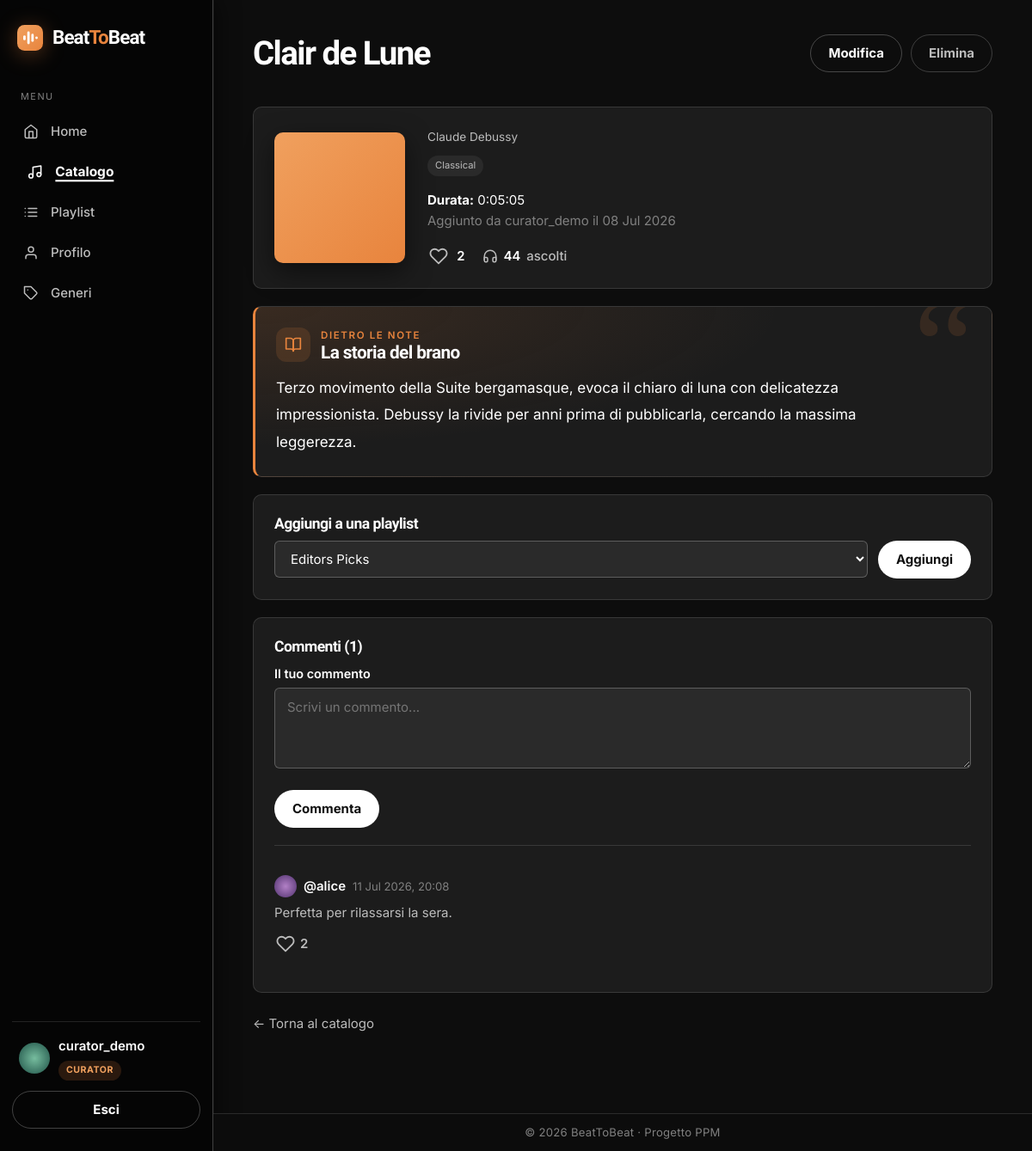
The page /music/songs/13/ (signed in) on the database its author committed.
### accounts/models.py (models this page shows, shortened)
class CustomUser(AbstractUser):
    class Role(models.TextChoices):
        LISTENER = 'listener', 'Listener'
        CURATOR = 'curator', 'Curator'
        MODERATOR = 'moderator', 'Moderator'
    role = models.CharField(
        max_length=20,
        choices=Role.choices,
        default=Role.LISTENER,
    )
    bio = models.TextField(blank=True)
    birth_date = models.DateField(null=True, blank=True)
    favorite_genre = models.ForeignKey(
        'music.Genre',
        on_delete=models.SET_NULL,
        null=True,
        blank=True,
        related_name='fans',
    )
    avatar_image = models.FileField(
        upload_to='avatars/',
        blank=True,
        null=True,
        validators=[FileExtensionValidator(allowed_extensions=['jpg', 'jpeg', 'png', 'gif', 'webp'])],
    )
    AVATAR_COLORS = ['#f0803c', '#e0a15e', '#81b29a', '#6a8ec9', '#b07ba0', '#c96a6a']
    @property
    def is_curator(self):
        return self.role == self.Role.CURATOR or self.is_superuser
    @property
    def is_moderator(self):
        return self.role == self.Role.MODERATOR or self.is_superuser

### music/models.py (models this page shows, shortened)
class Song(models.Model):
    title = models.CharField(max_length=200)
    artist = models.CharField(max_length=200)
    genre = models.ForeignKey(
        Genre,
        on_delete=models.PROTECT,
        related_name='songs',
    )
    added_by = models.ForeignKey(
        settings.AUTH_USER_MODEL,
        on_delete=models.CASCADE,
        related_name='added_songs',
    )
    duration = models.DurationField(blank=True, null=True)
    story = models.TextField(
        blank=True,
        help_text='Un breve racconto sul brano, mostrato nella sua pagina.',
    )
    audio_file = models.FileField(
        upload_to='audio/',
        blank=True,
        null=True,
        validators=[FileExtensionValidator(allowed_extensions=['mp3', 'wav', 'ogg', 'm4a'])],
    )
    likes = models.ManyToManyField(
        settings.AUTH_USER_MODEL,
        related_name='liked_songs',
        blank=True,
    )
    play_count = models.PositiveIntegerField(default=0)
    created_at = models.DateTimeField(auto_now_add=True)
    class Meta:
        ordering = ['-created_at', 'id']

class Genre(models.Model):
    name = models.CharField(max_length=100, unique=True)
    description = models.TextField(blank=True)
    class Meta:
        ordering = ['name']

class Comment(models.Model):
    song = models.ForeignKey(Song, on_delete=models.CASCADE, related_name='comments')
    author = models.ForeignKey(settings.AUTH_USER_MODEL, on_delete=models.CASCADE, related_name='comments')
    text = models.TextField()
    likes = models.ManyToManyField(settings.AUTH_USER_MODEL, related_name='liked_comments', blank=True)
    created_at = models.DateTimeField(auto_now_add=True)
    class Meta:
        ordering = ['-created_at']

### music/views.py (the view)
# urls.py: path('songs/<int:pk>/', views.SongDetailView.as_view(), name='song_detail'),
class SongDetailView(LoginRequiredMixin, DetailView):
    model = Song
    template_name = 'music/songs/detail.html'
    context_object_name = 'song'
    def get_context_data(self, **kwargs):
        context = super().get_context_data(**kwargs)
        context['user_playlists'] = Playlist.objects.filter(
            owner=self.request.user
        ).exclude(songs=self.object)
        context['comment_form'] = CommentForm()
        return context

### music/forms.py
class CommentForm(forms.ModelForm):
    class Meta:
        model = Comment
        fields = ['text']
        labels = {'text': 'Il tuo commento'}
        widgets = {
            'text': forms.Textarea(attrs={'rows': 3, 'placeholder': 'Scrivi un commento...'}),
        }

### templates/music/songs/detail.html (shortened to what this page needs)
{% extends 'base.html' %}
{% block content %}
<div class="page-header">
	<h1 class="page-title">{{ song.title }}</h1>
	{% if user.is_curator %}
	<div class="actions">
		<a class="btn btn-ghost" href="{% url 'music:song_update' song.pk %}">Modifica</a>
		<a class="btn btn-danger" href="{% url 'music:song_delete' song.pk %}">Elimina</a>
	</div>
	{% endif %}
</div>
<div class="panel detail-hero">
	<div class="detail-cover"></div>
	<div>
		<div class="card-artist">{{ song.artist }}</div>
		<span class="genre-chip">{{ song.genre.name }}</span>
		{% if song.duration %}<p class="mt-2 mb-0"><strong>Durata:</strong> {{ song.duration }}</p>{% endif %}
		<p class="text-muted mb-2">
			Aggiunto da {{ song.added_by.username }} il {{ song.created_at|date:"d M Y" }}
		</p>
		<div class="detail-stats">
			<div class="detail-counters">
				<form method="post" action="{% url 'music:toggle_like_song' song.pk %}" class="like-form like-detail">
					<button type="submit" class="like-btn {% if user in song.likes.all %}liked{% endif %}" title="Mi piace">
						<svg class="heart-icon heart-outline" viewBox="0 0 24 24" fill="none" stroke="currentColor" stroke-width="2" stroke-linecap="round" stroke-linejoin="round"><path d="M20.84 4.61a5.5 5.5 0 0 0-7.78 0L12 5.67l-1.06-1.06a5.5 5.5 0 0 0-7.78 7.78l1.06 1.06L12 21.23l7.78-7.78 1.06-1.06a5.5 5.5 0 0 0 0-7.78z"/></svg>
					</button>
					<span class="like-count">{{ song.likes.count }}</span>
				</form>
				<span class="stat-item">
					<svg class="stat-icon" viewBox="0 0 24 24" fill="none" stroke="currentColor" stroke-width="2" stroke-linecap="round" stroke-linejoin="round"><path d="M3 18v-6a9 9 0 0 1 18 0v6"/><path d="M21 19a2 2 0 0 1-2 2h-1a2 2 0 0 1-2-2v-3a2 2 0 0 1 2-2h3zM3 19a2 2 0 0 0 2 2h1a2 2 0 0 0 2-2v-3a2 2 0 0 0-2-2H3z"/></svg>
					<span class="play-count" data-song="{{ song.pk }}">{{ song.play_count }}</span> ascolti
				</span>
			</div>
		</div>
	</div>
</div>
{% if song.story %}
<div class="panel story-panel mt-3">
	<div class="story-header">
		<span class="story-icon">
			<svg viewBox="0 0 24 24" fill="none" stroke="currentColor" stroke-width="2" stroke-linecap="round" stroke-linejoin="round"><path d="M2 3h6a4 4 0 0 1 4 4v14a3 3 0 0 0-3-3H2z"/><path d="M22 3h-6a4 4 0 0 0-4 4v14a3 3 0 0 1 3-3h7z"/></svg>
		</span>
		<div>
			<div class="story-eyebrow">Dietro le note</div>
			<h3 class="story-title">La storia del brano</h3>
		</div>
	</div>
	<p class="song-story mb-0">{{ song.story|linebreaksbr }}</p>
</div>
{% endif %}
{% if user_playlists %}
<div class="panel mt-3">
	<h3>Aggiungi a una playlist</h3>
	<form method="post" action="{% url 'music:add_to_playlist' song.id %}" class="filter-row">
		<select name="playlist_id">
			{% for pl in user_playlists %}
			<option value="{{ pl.id }}">{{ pl.name }}</option>
			{% endfor %}
		</select>
		<button type="submit" class="btn btn-accent">Aggiungi</button>
	</form>
</div>
{% endif %}
<div class="panel mt-3">
	<h3>Commenti ({{ song.comments.count }})</h3>
	<form method="post" action="{% url 'music:add_comment' song.pk %}">
		{% include 'partials/form_fields.html' with form=comment_form %}
		<button type="submit" class="btn btn-accent">Commenta</button>
	</form>
	<hr>
	{% for comment in song.comments.all %}
	<div class="comment">
		<div class="comment-head">
			{% include 'partials/avatar.html' with profile_user=comment.author size='avatar-sm' %}
			<a href="{% url 'accounts:public_profile' comment.author.username %}" class="comment-author">@{{ comment.author.username }}</a>
			<span class="comment-date">{{ comment.created_at|date:"d M Y, H:i" }}</span>
		</div>
		<p class="comment-text">{{ comment.text|linebreaksbr }}</p>
		<div class="comment-actions">
			<form method="post" action="{% url 'music:toggle_like_comment' comment.pk %}" class="like-form">
				<button type="submit" class="like-btn {% if user in comment.likes.all %}liked{% endif %}" title="Mi piace">
					<svg class="heart-icon heart-outline" viewBox="0 0 24 24" fill="none" stroke="currentColor" stroke-width="2" stroke-linecap="round" stroke-linejoin="round"><path d="M20.84 4.61a5.5 5.5 0 0 0-7.78 0L12 5.67l-1.06-1.06a5.5 5.5 0 0 0-7.78 7.78l1.06 1.06L12 21.23l7.78-7.78 1.06-1.06a5.5 5.5 0 0 0 0-7.78z"/></svg>
					<span class="like-count">{{ comment.likes.count }}</span>
				</button>
			</form>
		</div>
	</div>
	{% empty %}
	<p class="text-muted mt-2">Nessun commento. Scrivi il primo!</p>
	{% endfor %}
</div>
<p class="mt-3"><a class="muted-link" href="{% url 'music:song_list' %}">← Torna al catalogo</a></p>
{% endblock %}

### templates/base.html (shortened to what this page needs)
{% load static %}
<!DOCTYPE html>
<html lang="it">
<head>
	<link rel="stylesheet" href="{% static 'css/style.css' %}">
</head>
<body>
	{% block layout %}
	<div class="app-shell">
		<aside class="sidebar">
			<a class="brand" href="{% url 'pages:home' %}">{% include 'partials/logo.html' %}<span>Beat<span class="beat-accent">To</span>Beat</span></a>
			<nav>
				<div class="nav-section-label">Menu</div>
				<a class="nav-item-link {% if request.path == '/' %}active{% endif %}" href="{% url 'pages:home' %}">
					<span class="nav-icon"><svg viewBox="0 0 24 24" fill="none" stroke="currentColor" stroke-width="2" stroke-linecap="round" stroke-linejoin="round"><path d="M3 9l9-7 9 7v11a2 2 0 0 1-2 2H5a2 2 0 0 1-2-2z"/><path d="M9 22V12h6v10"/></svg></span><span class="nav-label">Home</span>
				</a>
				{% if user.is_authenticated %}
				<a class="nav-item-link {% if '/music/songs' in request.path %}active{% endif %}" href="{% url 'music:song_list' %}">
					<span class="nav-icon"><svg viewBox="0 0 24 24" fill="none" stroke="currentColor" stroke-width="2" stroke-linecap="round" stroke-linejoin="round"><path d="M9 18V5l12-2v13"/><circle cx="6" cy="18" r="3"/><circle cx="18" cy="16" r="3"/></svg></span><span class="nav-label">Catalogo</span>
				</a>
				<a class="nav-item-link {% if '/music/playlists' in request.path %}active{% endif %}" href="{% url 'music:playlist_list' %}">
					<span class="nav-icon"></span><span class="nav-label">Playlist</span>
				</a>
				<a class="nav-item-link {% if '/accounts/profile' in request.path %}active{% endif %}" href="{% url 'accounts:profile' %}">
					<span class="nav-icon"><svg viewBox="0 0 24 24" fill="none" stroke="currentColor" stroke-width="2" stroke-linecap="round" stroke-linejoin="round"><path d="M20 21v-2a4 4 0 0 0-4-4H8a4 4 0 0 0-4 4v2"/><circle cx="12" cy="7" r="4"/></svg></span><span class="nav-label">Profilo</span>
				</a>
				{% if user.is_curator %}
				<a class="nav-item-link {% if '/music/genres' in request.path %}active{% endif %}" href="{% url 'music:genre_list' %}">
					<span class="nav-icon"><svg viewBox="0 0 24 24" fill="none" stroke="currentColor" stroke-width="2" stroke-linecap="round" stroke-linejoin="round"><path d="M20.59 13.41l-7.17 7.17a2 2 0 0 1-2.83 0L2 12V2h10l8.59 8.59a2 2 0 0 1 0 2.82z"/><line x1="7" y1="7" x2="7.01" y2="7"/></svg></span><span class="nav-label">Generi</span>
				</a>
				{% endif %}
				{% endif %}
			</nav>
			<div class="sidebar-footer">
				{% if user.is_authenticated %}
				<div class="user-box">
					{% include 'partials/avatar.html' with profile_user=user %}
					<div>
						<div class="user-name">{{ user.username }}</div>
						{% if user.is_superuser %}
						<span class="role-badge admin">Admin</span>
						{% elif user.role == 'curator' %}
						<span class="role-badge curator">Curator</span>
						{% elif user.role == 'moderator' %}
						<span class="role-badge moderator">Moderator</span>
						{% else %}
						<span class="role-badge listener">Listener</span>
						{% endif %}
					</div>
				</div>
				<form method="post" action="{% url 'accounts:logout' %}">
					<button type="submit" class="btn btn-ghost btn-block">Esci</button>
				</form>
				{% else %}
				<a class="btn btn-accent btn-block" href="{% url 'accounts:login' %}">Accedi</a>
				<a class="btn btn-ghost btn-block mt-2" href="{% url 'accounts:signup' %}">Registrati</a>
				{% endif %}
			</div>
		</aside>
		<main class="content-area">
			{% block content %}{% endblock %}
			<footer class="site-footer">© 2026 BeatToBeat · Progetto PPM</footer>
		</main>
	</div>
	{% endblock %}
</body>
</html>

### templates/partials/avatar.html
{% if profile_user.avatar_image %}
<span class="avatar {{ size }}"><img src="{{ profile_user.avatar_image.url }}" alt="{{ profile_user.username }}"></span>
{% else %}
<span class="avatar {{ size }}" style="background-color: {{ profile_user.avatar_color }};">{{ profile_user.initial }}</span>
{% endif %}

### rows shown on the page
CustomUser: avatar_image (picture), username "curator_demo"
Song: title "Clair de Lune", artist "Claude Debussy", genre.name "Classical", duration "0:05:05", added_by.username "curator_demo", created_at "08 Jul 2026", likes.count "2", play_count "44", story "Terzo movimento della Suite bergamasque, evoca il chiaro di luna con delicatezza impressionista. Debussy la rivide per anni prima di pubblicarla, cercando la massima leggerezza.", comments.count "1"
Comment: avatar_image (picture), author.username "alice", created_at "11 Jul 2026, 20:08", text "Perfetta per rilassarsi la sera.", likes.count "2"

### other values the page prints
{{ field.label }} "Il tuo commento"
form field playlist_id "Editors Picks"
